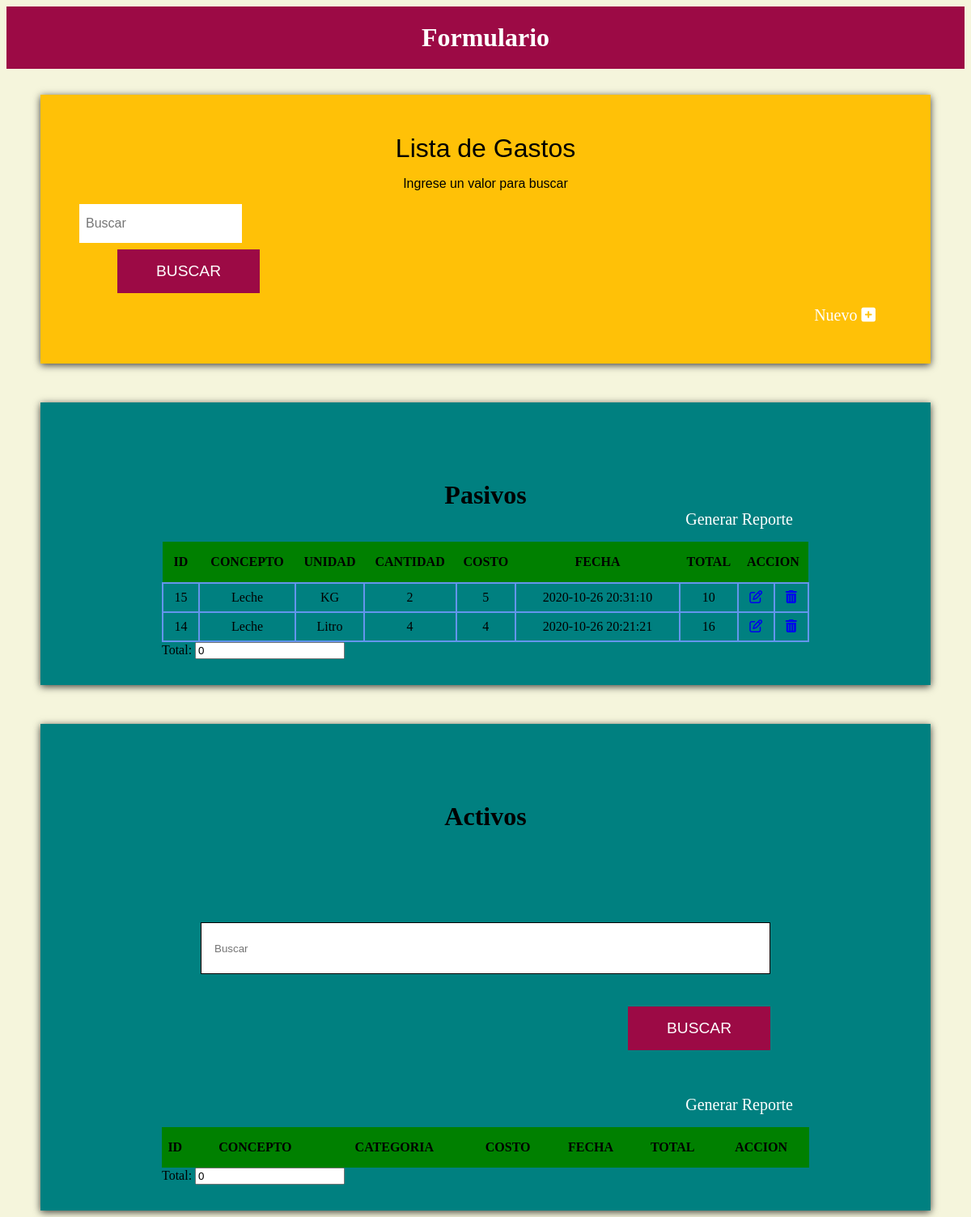
Before: / with the older database file.
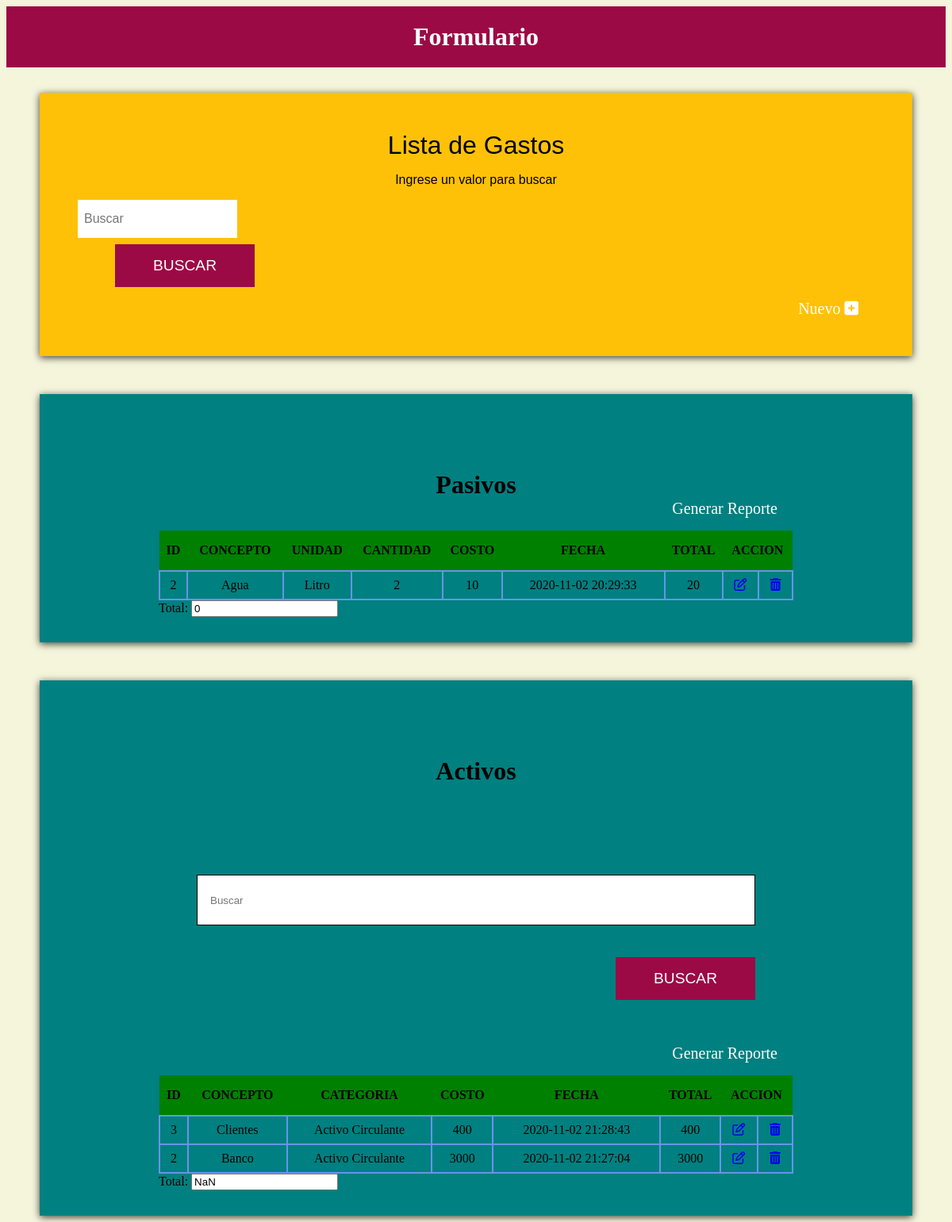
After: the same page with the newer database file.
### tables this page shows
CREATE TABLE `costos` (
  `id` int(11) NOT NULL,
  `concepto` varchar(45) NOT NULL,
  `opciones` varchar(45) NOT NULL,
  `cantidad` float NOT NULL,
  `costo` float NOT NULL,
  `fecha` timestamp NOT NULL DEFAULT current_timestamp() ON UPDATE current_timestamp(),
  `total` float NOT NULL
);

CREATE TABLE `activo` (
  `id` int(11) NOT NULL,
  `concepto` varchar(45) NOT NULL,
  `categoria` varchar(45) NOT NULL,
  `costo` float NOT NULL,
  `fecha` timestamp NOT NULL DEFAULT current_timestamp() ON UPDATE current_timestamp(),
  `total` float NOT NULL
);

### index.php (the view, shortened to what this page needs)
<?php
    include_once 'conexion.php';
    $sentencia_select=$conn->prepare('SELECT * FROM costos ORDER BY id DESC');
    $sentencia_select->execute();
    $resultado=$sentencia_select->fetchAll();
    $sentencia_select=$conn->prepare('SELECT * FROM activo ORDER BY id DESC');
    $sentencia_select->execute();
    $resultadoA=$sentencia_select->fetchAll();
?>
<!DOCTYPE html>
<html lang="en">
<head>
    <link rel="stylesheet" href="css/estilos.css">
</head>
<body>
 <div class="contenedor-barra">
        <h1>Formulario</h1>
    </div>
    <div class="bg-amarillo contenedor sombra">
        <form id="materia" action="" method="post">
            <Legend>Lista de Gastos<span>Ingrese un valor para buscar</span> </Legend>
            <div class="campos">
                    <div class="campo">
                        <input type="text" placeholder="Buscar" id="concepto"
                            name="buscar"  required="required"
                        >
                        <div class="campo enviar">
                        <input type="submit" value="Buscar" name="btn_buscar">
                        </div>
                    </div>
            </div>
            <div class="navs">
                            <nav class="navegacion">
                             <a href="insert.php">Nuevo <i class="fas fa-plus-square"></i></a>
                        </nav>
                        </div>
        </form>
    </div>
    <div class="bg-azul contenedor sombra datos">
        <div class="contenedor-datos">
            <h2>Pasivos</h2>
            <div class="contenedor-tabla">
                <table id="listado-costos" class="listado-costos">
                        <thead>
                            <tr>
                                <th>Id</th>
                                <th>Concepto</th>
                                <th>Unidad</th>
                                <th>Cantidad</th>
                                <th>Costo</th>
                                <th>Fecha</th>
                                <th>Total</th>
                                <th colspan="2">Accion</th>
                            </tr>
                        </thead>
                        <tbody>
                            <?php foreach($resultado as $fila):?>
                                <tr>
                                <td><?php echo $fila['id'];?></td>
                                <td><?php echo $fila['concepto'];?></td>
                                <td><?php echo $fila['opciones'];?></td>
                                <td><?php echo $fila['cantidad'];?></td>
                                <td><?php echo $fila['costo'];?></td>
                                <td><?php echo $fila['fecha'];?></td>
                                <td class="total_"><?php echo $fila['total'];?></td>
                                <td><a href="update.php?id=<?php echo $fila['id'];?>"><i class="far fa-edit"></i></a></td>
                                <td><a href="borrar.php?id=<?php echo $fila['id'];?>"><i class="fas fa-trash-alt"></i></a></td>
                                </tr>
                            <?php endforeach ?>
                        </tbody>
                        <div class="navs">
                            <nav class="navegacion">
                             <a href="reporte.php" target="_blank">Generar Reporte</a>
                        </nav>
                </table>
                <div class="totales">
                              <label for="T">Total:</label>
                               <input type="text" id="TotalesA">
                            </div>
            </div>
        </div>
    </div>
    <div class="bg-azul contenedor sombra datos">
        <div class="contenedor-datos">
            <h2>Activos</h2>
            <form action="" method="POST">
                <input class="buscador"type="text" placeholder="Buscar" id="concepto"
                name="buscarA"  required="required">
                <div class="campo enviar">
                <input type="submit" value="Buscar" name="btn_buscarA">
                 </div>
            </form>
            <div class="contenedor-tabla">
                <table id="listado-costos" class="listado-costos">
                        <thead>
                            <tr>
                                <th>Id</th>
                                <th>Concepto</th>
                                <th>Categoria</th>
                                <th>Costo</th>
                                <th>Fecha</th>
                                <th>Total</th>
                                <th colspan="2">Accion</th>
                            </tr>
                        </thead>
                        <tbody>
                            <?php foreach($resultadoA as $fila):?>
                                <tr>
                                <td><?php echo $fila['id'];?></td>
                                <td><?php echo $fila['concepto'];?></td>
                                <td><?php echo $fila['categoria'];?></td>
                                <td><?php echo $fila['costo'];?></td>
                                <td><?php echo $fila['fecha'];?></td>
                                <td class="total_p"><?php echo $fila['total'];?></td>
                                <td><a href="update.php?id=<?php echo $fila['id'];?>"><i class="far fa-edit"></i></a></td>
                                <td><a href="borrar.php?id=<?php echo $fila['id'];?>"><i class="fas fa-trash-alt"></i></a></td>
                                </tr>
                            <?php endforeach ?>
                        </tbody>
                        <div class="navs">
                            <nav class="navegacion">
                             <a href="reporte.php" target="_blank">Generar Reporte</a>
                        </nav>
                </table>
                <div class="totales">
                              <label for="T">Total:</label>
                               <input type="text" id="Totales">
                            </div>
            </div>
        </div>
</body>
</html>

### css/estilos.css (style rules this page uses)
html { box-sizing: border-box; }
*, *:before, *:after { box-sizing: inherit; }
body { background-color: beige; }
.navs { display: flex; justify-content: flex-end; }
.contenedor { max-width: 1100px; margin: 0 auto; }
.bg-amarillo { background-color: #ffc107; }
.bg-azul { background-color: teal; }
.sombra { -webkit-box-shadow: 0px 2px 9px 0px rgba(0,0,0,0.75); -moz-box-shadow: 0px 2px 9px 0px rgba(0,0,0,0.75); box-shadow: 0px 2px 9px 0px rgba(0,0,0,0.75); }
h1, h2 { text-align: center; margin: 0; }
.contenedor-barra { background-color: rgb(156, 10, 69); }
h1 { padding: 20px; color: white; }
h2 { font-size: 2rem; }
form { padding: 3rem; margin-top: 2rem; }
legend { font-family: Arial, Helvetica, sans-serif; font-size: 2rem; text-align: center; }
legend span { font-size: 1rem; margin-top: 1rem; clear: both; display: block; }
.campos { display: flex; justify-content: space-between; }
.campo { flex: 0 0 calc(33.3% -1rem); padding: .5rem 0; }
.campo input[type="text"], .campo input[type="number"], .campo select { width: 90%; border: none; padding: .5rem; height: 3rem; margin-top: .5rem; font-size: 1rem; }
.enviar { display: flex; justify-content: flex-end; }
.campo input[type="submit"] { background-color: rgb(156, 10, 69); border: none; color: white; padding: 1rem 3rem; text-transform: uppercase; font-size: 1.2rem; }
.datos { padding: 2rem; margin-top: 3rem; }
.contenedor-datos { max-width: 800px; margin: 4rem auto 0 auto; }
.buscador { width: 100%; height: 4rem; padding: 1rem; border: 1px solid; margin: 2rem 0; }
.listado-costos { width: 100%; margin-top: 1rem; border-collapse: collapse; }
.listado-costos thead { background-color:green; text-transform: uppercase; }
.listado-costos thead th { padding: 1rem 0; }
.listado-costos tbody td { padding: .5rem; text-align: center; border: 2px cornflowerblue solid; }
.navegacion a { color: white; text-decoration: none; font-size: 20px; margin-right: 20px; }
.buscador { width: 100%; height: 4rem; padding: 1rem; }

Changed rows visible on the page:
removed costos: id "15", concepto "Leche", opciones "KG", cantidad "2", costo "5", fecha "2020-10-26 20:31:10", total "10"
removed costos: id "14", concepto "Leche", opciones "Litro", cantidad "4", costo "4", fecha "2020-10-26 20:21:21", total "16"
added costos: id "2", concepto "Agua", opciones "Litro", cantidad "2", costo "10", fecha "2020-11-02 20:29:33", total "20"
added activo: id "3", concepto "Clientes", categoria "Activo Circulante", costo "400", fecha "2020-11-02 21:28:43", total "400"
added activo: id "2", concepto "Banco", categoria "Activo Circulante", costo "3000", fecha "2020-11-02 21:27:04", total "3000"
Other visible differences:
form field value: "0" → "NaN"
